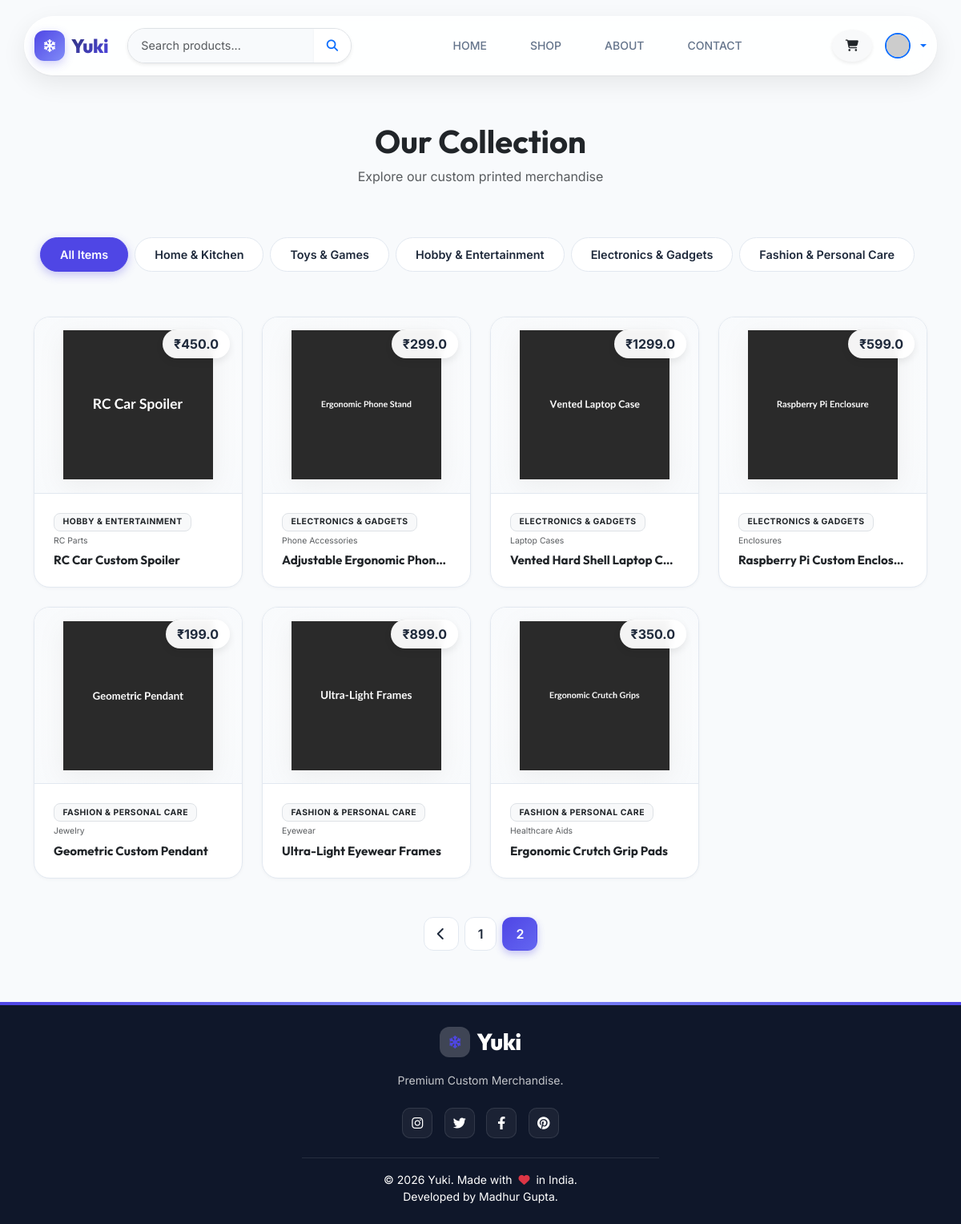
Screenshot of /shop?page=2 (signed in) with the database file from the repository.
### models.py (models this page shows, shortened)
class Product(db.Model):
    id = db.Column(db.Integer, primary_key=True)
    name = db.Column(db.String(150), nullable=False)
    base_price = db.Column(db.Float, nullable=False)
    shipping_charge = db.Column(db.Float, default=0.0)
    section = db.Column(db.String(50), nullable=False)  # Main Type: T-Shirts, Hoodies
    section_icon = db.Column(db.String(50), default='fas fa-box-open') # Icon class for UI
    category = db.Column(db.String(50), nullable=False) # Subtype: Oversized, Ceramic
    description = db.Column(db.Text, nullable=True)
    sizes = db.Column(db.String(100), default="S, M, L, XL")
    image_file = db.Column(db.String(120), nullable=False, default='default.jpg')
    images = db.relationship('ProductImage', backref='product', lazy=True, cascade="all, delete-orphan")
    stock = db.Column(db.Integer, default=10)
    advance_percentage = db.Column(db.Float, default=40.0)
    bulk_min_qty = db.Column(db.Integer, default=0)
    bulk_discount_percentage = db.Column(db.Float, default=0.0)

### controllers/user_controller.py (the view)
def shop():
    page = request.args.get('page', 1, type=int)
    section_filter = request.args.get('section')
    search_query = request.args.get('search')
    query = Product.query
    if section_filter:
        query = query.filter_by(section=section_filter)
    if search_query:
        query = query.filter(Product.name.ilike(f'%{search_query}%'))
    products = query.paginate(page=page, per_page=9)
    sections = [s[0] for s in db.session.query(Product.section).distinct().all()]
    return render_template('guest/shop.html',
                           products=products,
                           sections=sections,
                           current_section=section_filter,
                           search_query=search_query)

### app.py (called while the page is built)
@login_manager.user_loader
def load_user(user_id):
    return User.query.get(int(user_id))

### templates/guest/shop.html (shortened to what this page needs)
{% extends "layouts/base.html" %}
{% block content %}
<div class="shop-header text-center">
    <div class="container">
        <h1 class="fw-bold mb-2 text-dark">Our Collection</h1>
        <p class="text-muted">Explore our custom printed merchandise</p>
    </div>
</div>
<div class="container pb-4 pb-md-5">
    <div class="d-flex justify-content-center flex-wrap mb-4 mb-md-5">
        <a href="{{ url_for('user_bp.shop') }}" class="cat-pill {% if not current_section %}active{% endif %}">
            All Items
        </a>
        {% for sec in sections %}
        <a href="{{ url_for('user_bp.shop', section=sec) }}"
            class="cat-pill {% if current_section == sec %}active{% endif %}">
            {{ sec }}
        </a>
        {% endfor %}
    </div>
    <div class="row g-4">
        {% for product in products.items %}
        <div class="col-6 col-sm-6 col-md-4 col-lg-3">
            <div class="product-card">
                <a href="{{ url_for('user_bp.product_detail', product_id=product.id) }}" class="text-decoration-none">
                    <div class="card-img-wrap">
                        {% if product.image_file %}
                        <img src="{{ url_for('static', filename='images/' + product.image_file) }}"
                            alt="{{ product.name }}" onerror="this.src='https://via.placeholder.com/300?text=No+Image'">
                        {% else %}
                        <div class="d-flex align-items-center justify-content-center h-100 w-100 text-muted bg-light">
                            <i class="fas fa-image fa-3x opacity-25"></i>
                        </div>
                        {% endif %}
                        <div class="badge-price">₹{{ product.base_price }}</div>
                    </div>
                    <div class="p-2 p-md-4">
                        <div class="d-flex flex-wrap justify-content-between align-items-center mb-2 gap-1">
                            <span class="badge bg-light text-dark border fw-bold text-uppercase"
                                style="font-size: 0.65rem; letter-spacing: 0.5px;">
                                {{ product.section }}
                            </span>
                            {% if product.category and product.category != 'Standard' %}
                            <span class="text-muted small" style="font-size: 0.65rem;">{{ product.category }}</span>
                            {% endif %}
                        </div>
                        <h6 class="fw-bold text-dark mb-0 text-truncate" title="{{ product.name }}"
                            style="font-size: 0.95rem;">{{ product.name }}
                        </h6>
                    </div>
                </a>
            </div>
        </div>
        {% endfor %}
    </div>
    {% if products.pages > 1 %}
    <div class="d-flex justify-content-center mt-4 mt-md-5">
        <nav aria-label="Page navigation">
            <ul class="pagination gap-2">
                {% if products.has_prev %}
                <li class="page-item">
                    <a class="page-link"
                        href="{{ url_for('user_bp.shop', page=products.prev_num, section=current_section) }}">
                        <i class="fas fa-chevron-left"></i>
                    </a>
                </li>
                {% endif %}
                {% for page_num in products.iter_pages() %}
                {% if page_num %}
                <li class="page-item {% if page_num == products.page %}active{% endif %}">
                    <a class="page-link" href="{{ url_for('user_bp.shop', page=page_num, section=current_section) }}">
                        {{ page_num }}
                    </a>
                </li>
                {% else %}
                <li class="page-item disabled"><span class="page-link border-0">...</span></li>
                {% endif %}
                {% endfor %}
            </ul>
        </nav>
    </div>
    {% endif %}
</div>
{% endblock %}

### static/css/style.css (style rules this page uses)
:root { --primary-bg: #f8fafc; --card-bg: #ffffff; --text-main: #1e293b; --text-muted: #64748b; --accent-color: #4f46e5; --accent-hover: #4338ca; --accent-light: #e0e7ff; --success-color: #10b981; --warning-color: #f59e0b; --danger-color: #ef4444; --border-color: #e2e8f0; --navbar-bg: rgba(255, 255, 255, 0.85); }
body { font-family: 'Inter', sans-serif; background-color: var(--primary-bg); color: var(--text-main); min-height: 100vh; display: flex; flex-direction: column; -webkit-font-smoothing: antialiased; -moz-osx-font-smoothing: grayscale; overflow-x: hidden; }
html { overflow-x: hidden; }
h1, h2, h3, h4, h5, h6, .navbar-brand, .card-title, .brand-font { font-family: 'Outfit', sans-serif; }
.badge { padding: 0.5em 1em; border-radius: 8px; font-weight: 600; letter-spacing: 0.3px; }
.product-card { animation: fadeIn 0.6s cubic-bezier(0.16, 1, 0.3, 1) both; }
.shop-header { padding: 1.5rem 0 1rem; margin-bottom: 0.5rem; }
@media (min-width: 768px) { .shop-header { padding: 3rem 0 2rem; margin-bottom: 1rem; } }
.product-card { background: white; border-radius: 20px; border: 1px solid var(--border-color); overflow: hidden; transition: transform 0.4s cubic-bezier(0.175, 0.885, 0.32, 1.275), box-shadow 0.4s ease, border-color 0.3s ease; box-shadow: 0 1px 4px rgba(0, 0, 0, 0.04); animation: fadeIn 0.5s cubic-bezier(0.16, 1, 0.3, 1) both; }
.card-img-wrap { position: relative; height: 220px; overflow: hidden; background: radial-gradient(circle at center, #fff 0%, var(--primary-bg) 100%); display: flex; align-items: center; justify-content: center; border-bottom: 1px solid var(--border-color); }
.card-img-wrap img { max-height: 85%; max-width: 85%; object-fit: contain; transition: transform 0.6s cubic-bezier(0.25, 0.46, 0.45, 0.94); filter: drop-shadow(0 8px 16px rgba(0, 0, 0, 0.06)); }
.page-link { border-radius: 12px !important; border: 1px solid var(--border-color); color: var(--text-main); padding: 8px 16px; font-weight: 600; transition: all 0.2s ease; }
.page-item.active .page-link { background: linear-gradient(135deg, var(--accent-color), #6366f1); border-color: transparent; box-shadow: 0 4px 10px rgba(79, 70, 229, 0.3); }
.cat-pill { display: inline-block; padding: 0.6rem 1.5rem; border-radius: 50px; background: white; border: 1px solid var(--border-color); color: var(--text-main); text-decoration: none; font-weight: 600; font-size: 0.9rem; transition: all 0.2s; margin-right: 0.5rem; margin-bottom: 0.5rem; cursor: pointer; }
.cat-pill.active { background: var(--accent-color); color: white; border-color: var(--accent-color); box-shadow: 0 4px 12px rgba(79, 70, 229, 0.3); }
.badge-price { position: absolute; top: 15px; right: 15px; background: rgba(255, 255, 255, 0.95); padding: 6px 14px; border-radius: 50px; font-weight: 700; box-shadow: 0 4px 10px rgba(0, 0, 0, 0.08); color: var(--text-main); backdrop-filter: blur(4px); }

### rows the page displays
Product: image_file (picture), base_price "450.0", section "HOBBY & ENTERTAINMENT", category "RC Parts", name "RC Car Custom Spoiler"
Product: image_file (picture), base_price "299.0", section "ELECTRONICS & GADGETS", category "Phone Accessories", name "Adjustable Ergonomic Phon…"
Product: image_file (picture), base_price "1299.0", section "ELECTRONICS & GADGETS", category "Laptop Cases", name "Vented Hard Shell Laptop C…"
Product: image_file (picture), base_price "599.0", section "ELECTRONICS & GADGETS", category "Enclosures", name "Raspberry Pi Custom Enclos…"
Product: image_file (picture), base_price "199.0", section "FASHION & PERSONAL CARE", category "Jewelry", name "Geometric Custom Pendant"
Product: image_file (picture), base_price "899.0", section "FASHION & PERSONAL CARE", category "Eyewear", name "Ultra-Light Eyewear Frames"
Product: image_file (picture), base_price "350.0", section "FASHION & PERSONAL CARE", category "Healthcare Aids", name "Ergonomic Crutch Grip Pads"

### other values shown
{{ sec }} "Home & Kitchen" "Toys & Games" "Hobby & Entertainment" "Electronics & Gadgets" "Fashion & Personal Care"
{{ page_num }} "1" "2"
